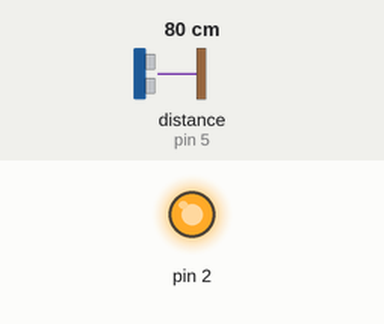
This sketch was run on a simulated Arduino Uno, built with avr-gcc and run on an emulated ATmega328P. Shown: output pins drawn as LEDs (lit = HIGH). Wiring (inferred from the names in the program): ultrasonic range finder: trigger pin 6; echo pin 5. The test bench sets the inputs (shaded band); at power-on: distance to the obstacle (sensor on pin 5) 80 cm. The echo pulse lasts 58.3 µs per cm; pins used as bus, display or sensor lines are not drawn.

Above: at 1.2 s.
1.3 s: distance to the obstacle (sensor on pin 5) set to 85 cm
At 2.5 s:
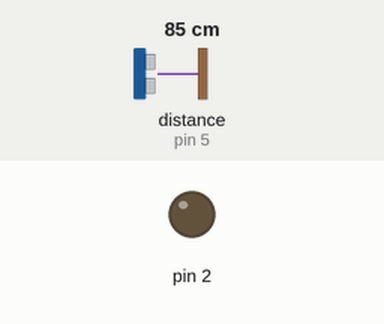
2.8 s: distance to the obstacle (sensor on pin 5) set to 2 cm
At 3.6 s:
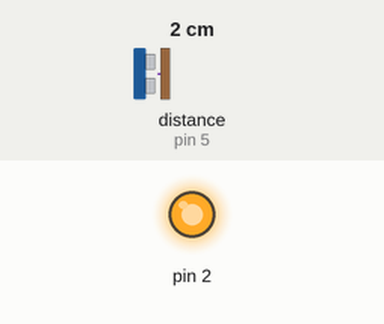
4.3 s: distance to the obstacle (sensor on pin 5) set to 120 cm
At 5.6 s:
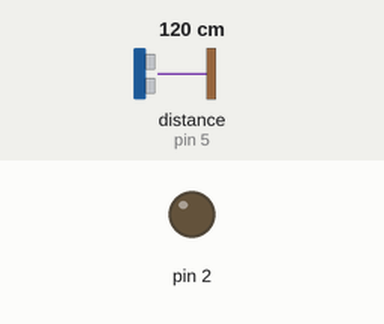
Timing chart, 0 to 7.3 s (numbered marks = the images above; inputs shaded):
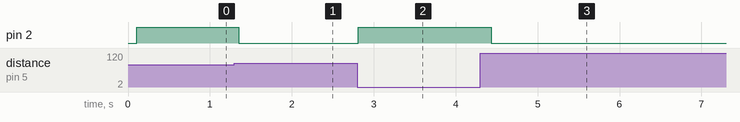

The sketch:

Sensor.ino
```cpp
#define PIN_TRIG           6  //Cambiar según sea mas comodo
#define PIN_ECO            5  //Cambiar según sea mas comodo
#define CANTIDAD_LECTURAS 20

long duracion;  // Variables

int suma = 0;
float distancia;
float distaciaMinima = 80.0;  //Distacia minima en cm para accionar led

long lectura(){

  long distancia;
  /* Hacer el disparo */
  digitalWrite(PIN_TRIG, LOW);
  delayMicroseconds(2);
  digitalWrite(PIN_TRIG, HIGH);  // Flanco ascendente
  delayMicroseconds(10);        // Duracion del pulso
  digitalWrite(PIN_TRIG, LOW);  // Flanco descendente

  /* Recepcion del eco de respuesta */
  duracion = pulseIn(PIN_ECO, HIGH);

  /* Calculo de la distancia efectiva */
  distancia = (duracion/2) / 29;
  return distancia;
}

void setup() {
  // Inicializacion de la comunicacion serial
  Serial.begin (9600);
  // Inicializacion de pines digitales
  pinMode(PIN_TRIG, OUTPUT);
  pinMode(PIN_ECO, INPUT);
  pinMode(2, OUTPUT);

}

void loop() {

  suma = 0;
  for (byte i=0; i<CANTIDAD_LECTURAS; i++) {
      suma += lectura();
  }
  distancia = suma/CANTIDAD_LECTURAS;

  if (distancia <= distaciaMinima){
      digitalWrite(2, HIGH);
  }
  else
      digitalWrite(2, LOW);
}
```

Measured:
- the behaviour switches between 80 and 81 cm on distance to the obstacle (sensor on pin 5) (found by bisection; images 0 and 1)
- after the input at 1.3 s, pin 2: HIGH → LOW after 0.05 s
- after the input at 2.8 s, pin 2: LOW → HIGH at once
- after the input at 4.3 s, pin 2: HIGH → LOW after 0.14 s
